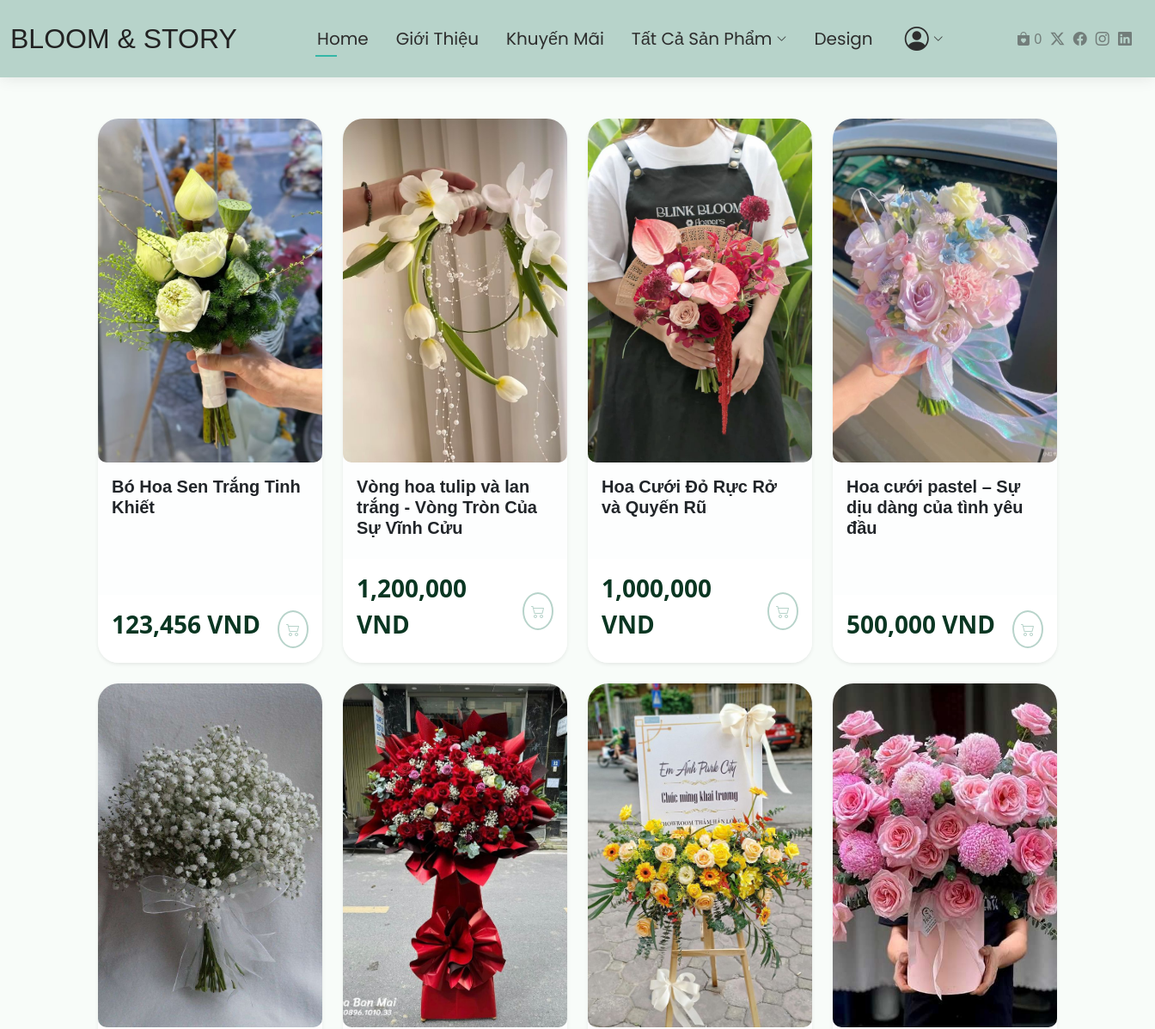
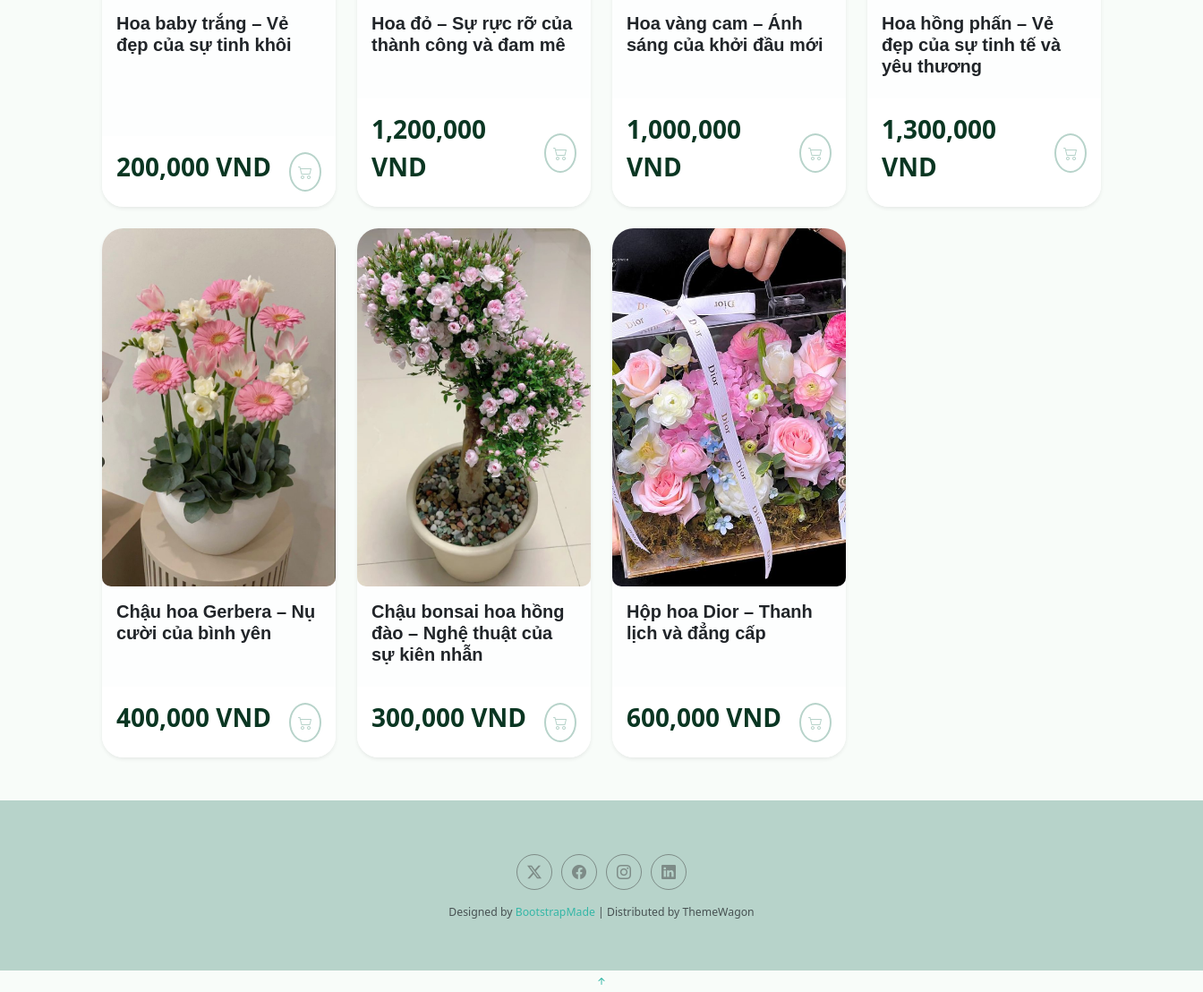
The app's page /category/all/ with its own data (2 pictures, top to bottom).
### product/models.py (models this page shows, shortened)
class Product(models.Model):
    STATUS_CHOICES = [
        ('available', 'Còn hàng'),
        ('out_of_stock', 'Hết hàng'),
    ]
    category = models.ForeignKey(
        Category,
        on_delete=models.CASCADE,
        related_name='products',
        null=True,
        blank=True
    )
    name = models.CharField(max_length=100)
    price = models.FloatField()
    description = models.TextField()
    image = models.ImageField(upload_to='products/', null=True, blank=True)
    is_featured = models.BooleanField(default=False)
    status = models.CharField(
        max_length=20,
        choices=STATUS_CHOICES,
        default='available',
    )

### category/views.py (the view)
# urls.py: path('all/', AllProductsView.as_view(), name='all_products'),
class AllProductsView(TemplateView):
    template_name = 'category/category_detail.html'
    def get_context_data(self, **kwargs):
        context = super().get_context_data(**kwargs)
        context['products'] = Product.objects.all()
        return context

### cart/context_processors.py (called while the page is built)
def cart_total_quantity(request):
    if request.user.is_authenticated:
        total_quantity = CartItem.objects.filter(user=request.user).aggregate(
            Sum('quantity')
        )['quantity__sum'] or 0
    else:
        cart = request.session.get('cart', {})
        total_quantity = sum(item['quantity'] for item in cart.values())
    print("Session cart:", request.session.get('cart'))
    return {'cart_total_quantity': total_quantity}

### category/templates/category/category_detail.html (shortened to what this page needs)
{% extends 'base.html' %}
{% block content %}
{% load humanize %}
{% load static %}
<div class="container my-5">
  <div class="row g-4">
   {% if products %}
      {% for product in products %}
      <div class="col-6 col-md-4 col-lg-3">
        <div class="card product-card shadow-sm border-0 h-100">
          <div class="image-wrapper">
              {% if product.image %}
                  <img src="{{ product.image.url }}" class="product-img" alt="{{ product.name }}">
                {% else %}
                  <img src="{% static 'images/no-image.png' %}" class="product-img" alt="Không có ảnh">
                {% endif %}
          </div>
          <div class="card-body">
            <h5 class="card-title text-dark fw-semibold">
              <a href="{% url 'product_detail' product.id %}" class="product-link text-decoration-none text-dark">
                {{ product.name }}
              </a>
            </h5>
          </div>
          <div class="card-footer bg-white d-flex justify-content-between align-items-center border-0">
            <p class="product-price">{{ product.price|floatformat:0|intcomma }} VND</p>
            <form action="{% url 'cart:add_to_cart' product.id %}" method="POST" class="m-0 p-0">
              <button
                  class="btn btn-outline-success rounded-circle p-2 add-to-cart-btn"
                  data-product-id="{{ product.id }}">
                  <i class="bi bi-cart2"></i>
              </button>
            </form>
          </div>
        </div>
      </div>
      {% endfor %}
    {% else %}
      <p class="text-center text-muted">Hiện chưa có sản phẩm trong danh mục này.</p>
    {% endif %}
  </div>
</div>
{% endblock %}

### first_project/static/assets/css/main.css (style rules this page uses)
:root { --default-font: "Roboto", system-ui, -apple-system, "Segoe UI", Roboto, "Helvetica Neue", Arial, "Noto Sans", "Liberation Sans", sans-serif, "Apple Color Emoji", "Segoe UI Emoji", "Segoe UI Symbol", "Noto Color Emoji"; --heading-font: "Raleway", sans-serif; --nav-font: "Poppins", sans-serif; }
:root { --background-color: #ffffff; --default-color: #444444; --heading-color: #222222; --accent-color: #34b7a7; --surface-color: #ffffff; --contrast-color: #ffffff; }
:root { --nav-color: #333; --nav-hover-color: #34b7a7; --nav-mobile-background-color: #ffffff; --nav-dropdown-background-color: #ffffff; --nav-dropdown-color: #444444; --nav-dropdown-hover-color: #34b7a7; }
:root { scroll-behavior: smooth; }
body { color: var(--default-color); background-color: var(--background-color); font-family: var(--default-font); }
a { color: var(--accent-color); text-decoration: none; transition: 0.3s; }
h1, h2, h3, h4, h5, h6 { color: var(--heading-color); font-family: var(--heading-font); }
.product-card { border-radius: 15px; overflow: hidden; transition: transform 0.3s ease, box-shadow 0.3s ease; }
.image-wrapper { width: 300px; height: 300px; overflow: hidden; position: relative; }
.product-img { width: 100%; height: 100%; object-fit: contain; }
.product-img { max-width: 100%; height: auto; display: block; margin: 0 auto; }
.btn-outline-success { border: 2px solid #B7D3CA; color: #B7D3CA; }

### accounts/static/css/account.css (style rules this page uses)
body { font-family: 'Segoe UI', sans-serif; background-color: #f8f8f8; }
body { background-color: #f8f9fa; font-family: 'Segoe UI', Tahoma, Geneva, Verdana, sans-serif; }

### product/static/css/product.css (style rules this page uses)
.product-img { max-width: 100%; max-height: 100%; height: 400px; object-fit: cover; border-radius: 8px; display: block; margin: auto; border-radius: 10px; }
.product-price { color: #0a3622; font-size: 28px; font-weight: 700; margin-top: 5px; }
.image-wrapper { width: 100%; height: 400px; overflow: hidden; position: relative; }

### orders/static/css/checkout.css (style rules this page uses)
body { background-color: #f0fdf9; font-family: 'Segoe UI', sans-serif; }
body { background: #f8fcf9; }
.card { background: #ffffffcc; border-radius: 1.5rem; }

### records on screen
Product: image (picture), name "Bó Hoa Sen Trắng Tinh Khiết", price "123,456"
Product: image (picture), name "Vòng hoa tulip và lan trắng - Vòng Tròn Của Sự Vĩnh Cửu", price "1,200,000"
Product: image (picture), name "Hoa Cưới Đỏ Rực Rở và Quyến Rũ", price "1,000,000"
Product: image (picture), name "Hoa cưới pastel – Sự dịu dàng của tình yêu đầu", price "500,000"
Product: image (picture), name "Hoa baby trắng – Vẻ đẹp của sự tinh khôi", price "200,000"
Product: image (picture), name "Hoa đỏ – Sự rực rỡ của thành công và đam mê", price "1,200,000"
Product: image (picture), name "Hoa vàng cam – Ánh sáng của khởi đầu mới", price "1,000,000"
Product: image (picture), name "Hoa hồng phấn – Vẻ đẹp của sự tinh tế và yêu thương", price "1,300,000"
Product: image (picture), name "Chậu hoa Gerbera – Nụ cười của bình yên", price "400,000"
Product: image (picture), name "Chậu bonsai hoa hồng đào – Nghệ thuật của sự kiên nhẫn", price "300,000"
Product: image (picture), name "Hộp hoa Dior – Thanh lịch và đẳng cấp", price "600,000"

### other values on screen
{{ cart_total_quantity }} "0"
